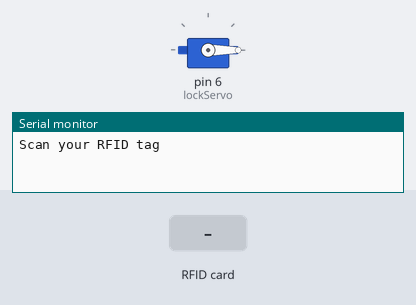
A sketch run on a simulated Arduino Uno, built with avr-gcc and run on an emulated ATmega328P. On the bench: servo, the last lines printed to the serial monitor. Inputs (shaded band) come from the test bench.

Above: at 1.2 s.
1.3 s: RFID card DE AD BE EF held to the reader
At 1.6 s:
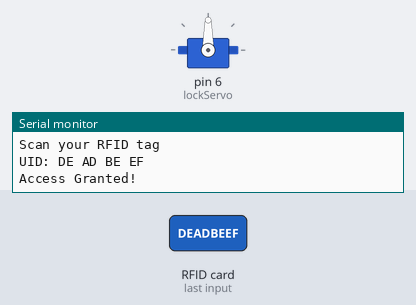
Timing chart, 0 to 7.8 s (numbered marks = the images above; inputs shaded):
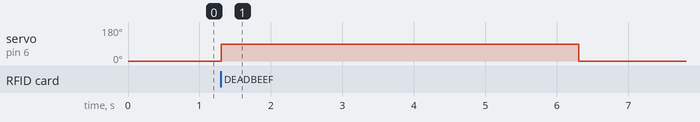

The sketch:

arduino_code.ino
```cpp
#include <SPI.h>
#include <MFRC522.h>
#include <Servo.h>

#define SS_PIN 10
#define RST_PIN 9
MFRC522 mfrc522(SS_PIN, RST_PIN);  // Create MFRC522 instance

Servo lockServo;  // Create a servo object

// Define your authorized RFID tag UID here
byte authorizedUID[] = {0xDE, 0xAD, 0xBE, 0xEF}; // Change this to your RFID tag UID

void setup() {
  Serial.begin(9600); // Initialize serial communication
  SPI.begin();        // Initialize SPI bus
  mfrc522.PCD_Init(); // Initialize MFRC522
  lockServo.attach(6); // Attach the servo to pin 6
  lockServo.write(0); // Start with lock in closed position
  Serial.println("Scan your RFID tag");
}

void loop() {
  if (!mfrc522.PICC_IsNewCardPresent()) {
    return;
  }
  if (!mfrc522.PICC_ReadCardSerial()) {
    return;
  }

  Serial.print("UID:");
  for (byte i = 0; i < mfrc522.uid.size; i++) {
    Serial.print(mfrc522.uid.uidByte[i] < 0x10 ? " 0" : " ");
    Serial.print(mfrc522.uid.uidByte[i], HEX);
  }
  Serial.println();

  bool authorized = true;
  for (byte i = 0; i < sizeof(authorizedUID); i++) {
    if (mfrc522.uid.uidByte[i] != authorizedUID[i]) {
      authorized = false;
      break;
    }
  }

  if (authorized) {
    Serial.println("Access Granted!");
    lockServo.write(90); // Unlock (open the lock)
    delay(5000); // Keep unlocked for 5 seconds
    lockServo.write(0); // Lock (close the lock)
  } else {
    Serial.println("Access Denied!");
  }

  mfrc522.PICC_HaltA();  // Halt PICC
  mfrc522.PCD_StopCrypto1(); // Stop encryption on PCD
}
```

Measured:
- after the input at 1.3 s, servo on pin 6 (lockServo): 0° → 90° at once, → 0° 5.0 s later
